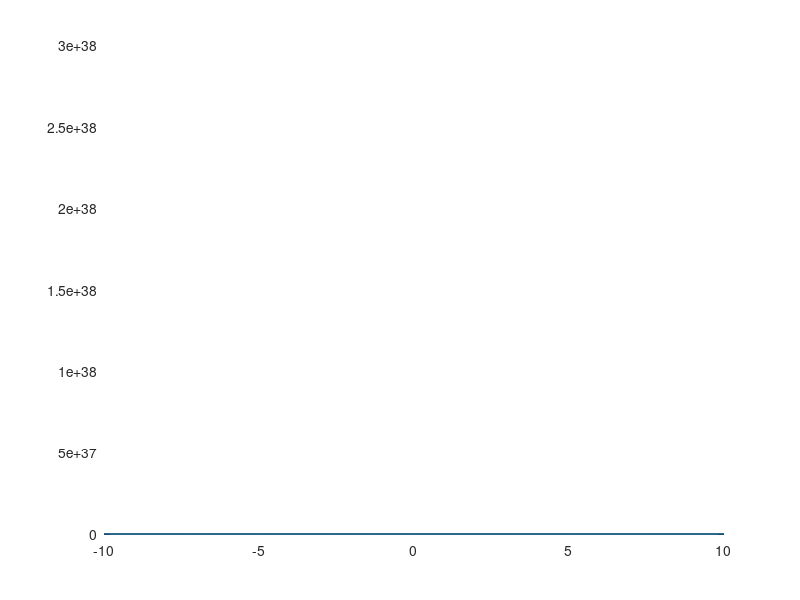

Here is the MATLAB script that generated this plot:
clc
clear all;

disp ('Calculo del dominio y rango de funciones');
disp ('Funcion Exponecial caso 1');
disp ('Sea la funcion a^(bx + c) :');

A=input('Ingrese el valor de A: ');
B=input('Ingrese el valor de B: ');
C=input('Ingrese el valor de C: ');



x = linspace (-10, 10, 100);
y = A.^(B*x + C);

plot (x,y);

disp ("El dominio es: (-?, ?)");